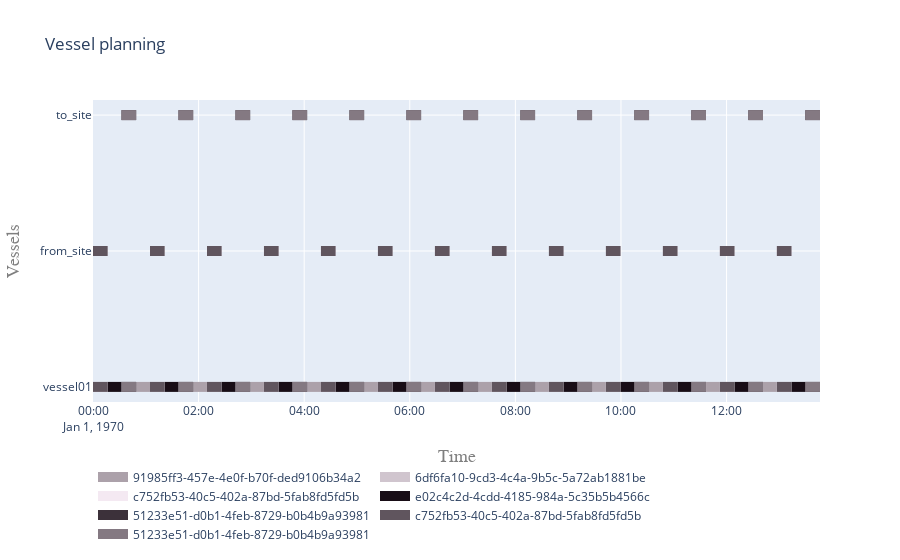

The notebook cell this image was saved under:
### Code cell
plot.vessel_planning([vessel01, from_site, to_site])
